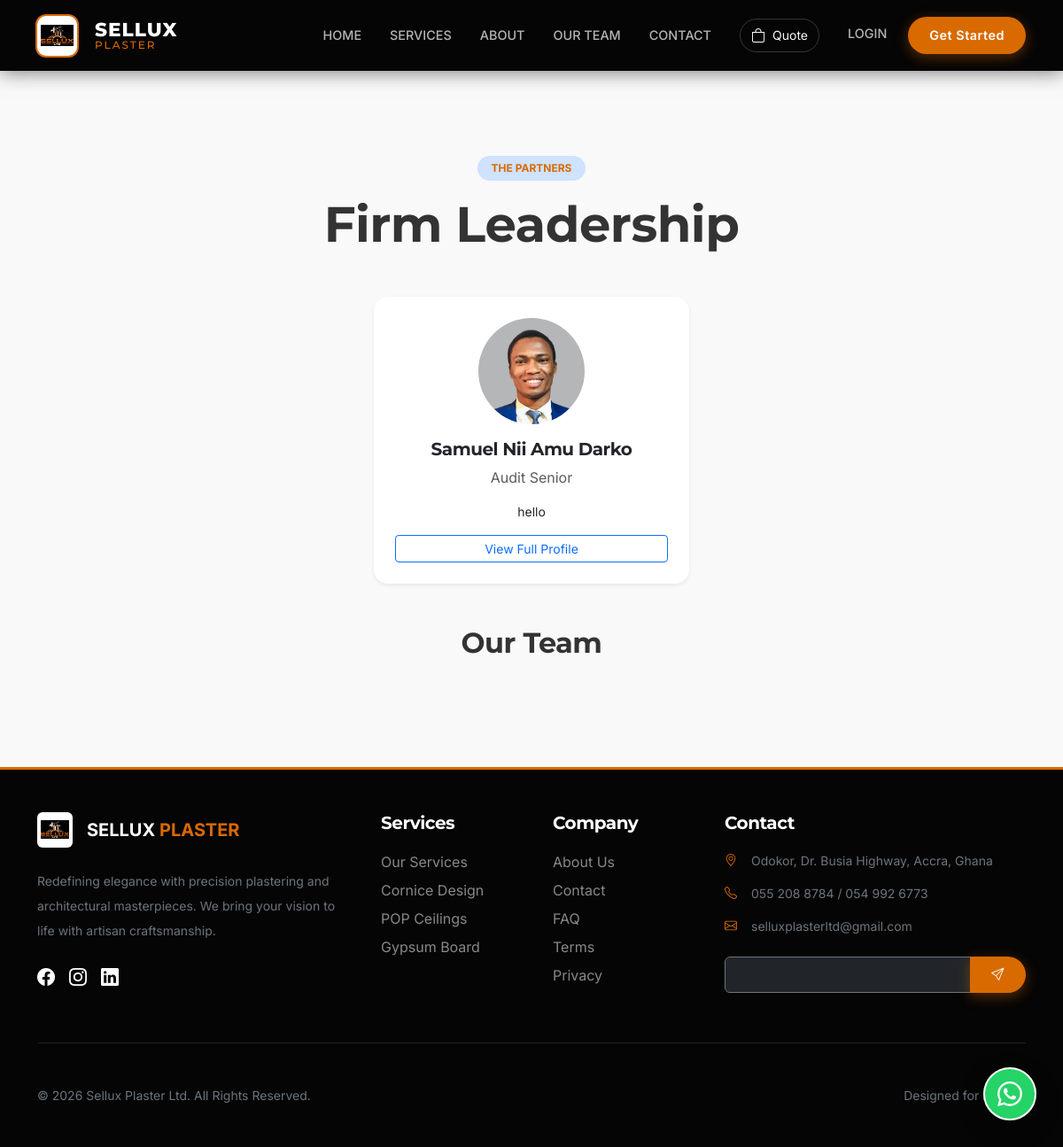
Page /team/ on the committed database.
### team/models.py (models this page shows, shortened)
class TeamMember(models.Model):
    first_name = models.CharField(max_length=100)
    last_name = models.CharField(max_length=100)
    email = models.EmailField(blank=True)
    job_title = models.CharField(max_length=100)
    department = models.ForeignKey(Department, on_delete=models.SET_NULL, null=True)
    bio = models.TextField()
    specialization = models.CharField(max_length=200, help_text="e.g., Tax Law, International Audit")
    qualifications = models.TextField(help_text="List of professional designations (e.g., ICAG, MBA)")
    linkedin_url = models.URLField(blank=True)
    profile_image = models.ImageField(upload_to='team/')
    order_weight = models.PositiveIntegerField(default=10, help_text="Lower values appear first (Managing Partners = 1)")
    is_active = models.BooleanField(default=True)
    is_management = models.BooleanField(default=False, help_text="Check this for members of the Firm Leadership team.")
    def get_full_name(self):
        return f"{self.first_name} {self.last_name}"
    def get_absolute_url(self):
        return reverse('team:team_detail', args=[self.id])
    class Meta:
        ordering = ['order_weight', 'first_name']

### team/views.py (the view)
# urls.py: path('', views.team_list_view, name='team_list'),
def team_list_view(request):
    firm_leadership = TeamMember.objects.filter(is_active=True, is_management=True).order_by('order_weight')
    associates = TeamMember.objects.filter(is_active=True, is_management=False).order_by('order_weight')
    context = {
        'firm_leadership': firm_leadership,
        'associates': associates,
    }
    return render(request, 'team/team_list.html', context)

### cart/cart.py (called while the page is built)
    def __len__(self):
        return sum(item['quantity'] for item in self.cart.values())

### core/context_processors.py (called while the page is built)
def brand_context(request):
    return {
        'brand': get_brand_info()
    }

def cart_context(request):
    return {'cart': Cart(request)}

def promotions_context(request):
    promotion = Promotion.objects.filter(is_active=True).first()
    return {'active_promotion': promotion}

### core/utils.py (called while the page is built)
def get_brand_info():
    return {
        'company_name': 'Sellux Plaster Ltd',
        'slogan': 'Home of Affordable Luxury',
        'address': 'Odokor, Dr. Busia Highway, Accra, Ghana',
        'phone_primary': '055 208 8784',
        'phone_secondary': '054 992 6773',
        'email': 'selluxplasterltd@gmail.com',
        'whatsapp': '233549926773',
    }

### templates/team/team_list.html (shortened to what this page needs)
{% extends 'base.html' %}
{% load static %}
{% block content %}
<section class="py-5">
    <div class="container py-5">
        <div class="text-center mb-5">
            <span class="badge bg-primary-subtle text-primary px-3 py-2 rounded-pill mb-3">THE PARTNERS</span>
            <h1 class="display-4 fw-bold">Firm Leadership</h1>
        </div>
        <div class="row justify-content-center g-4 mb-5">
            {% for member in firm_leadership %}
            <div class="col-lg-4 col-md-6">
                <div class="card h-100 border-0 shadow-sm text-center p-4 rounded-4 hover-lift">
                    <img src="{{ member.profile_image.url }}" class="rounded-circle mx-auto mb-3" alt="{{ member.get_full_name }}" style="width: 120px; height: 120px; object-fit: cover;">
                    <h5 class="fw-bold">{{ member.get_full_name }}</h5>
                    <p class="text-muted">{{ member.job_title }}</p>
                    <p class="small">{{ member.bio|truncatewords:20 }}</p>
                    <a href="{{ member.get_absolute_url }}" class="btn btn-sm btn-outline-primary mt-auto">View Full Profile</a>
                </div>
            </div>
            {% endfor %}
        </div>
        <div class="text-center mb-5">
            <h2 class="fw-bold">Our Team</h2>
        </div>
    </div>
</section>
{% endblock %}

### templates/base.html (style rules this page uses)
:root { --primary-color: #d96a00; --primary-vibrant: #ff7b00; --black-onyx: #050505; --black-charcoal: #121212; --white-alabaster: #F9F9F9; --nav-height: 80px; --border-radius-pill: 50px; --border-radius-card: 12px; --shadow-glow: 0 0 20px rgba(217, 106, 0, 0.15); --shadow-float: 0 10px 30px rgba(0,0,0,0.2); --transition-fast: all 0.3s cubic-bezier(0.25, 0.8, 0.25, 1); }
body { font-family: 'Inter', sans-serif; background-color: var(--white-alabaster); color: #333; overflow-x: hidden; -webkit-font-smoothing: antialiased; }
h1, h2, h3, h4, h5, .navbar-brand { font-family: 'Montserrat', sans-serif; font-weight: 700; letter-spacing: -0.5px; }
.text-primary { color: var(--primary-color) !important; }

### rows in the picture
TeamMember: profile_image (picture), get_full_name "Samuel Nii Amu Darko", job_title "Audit Senior", bio "hello"
